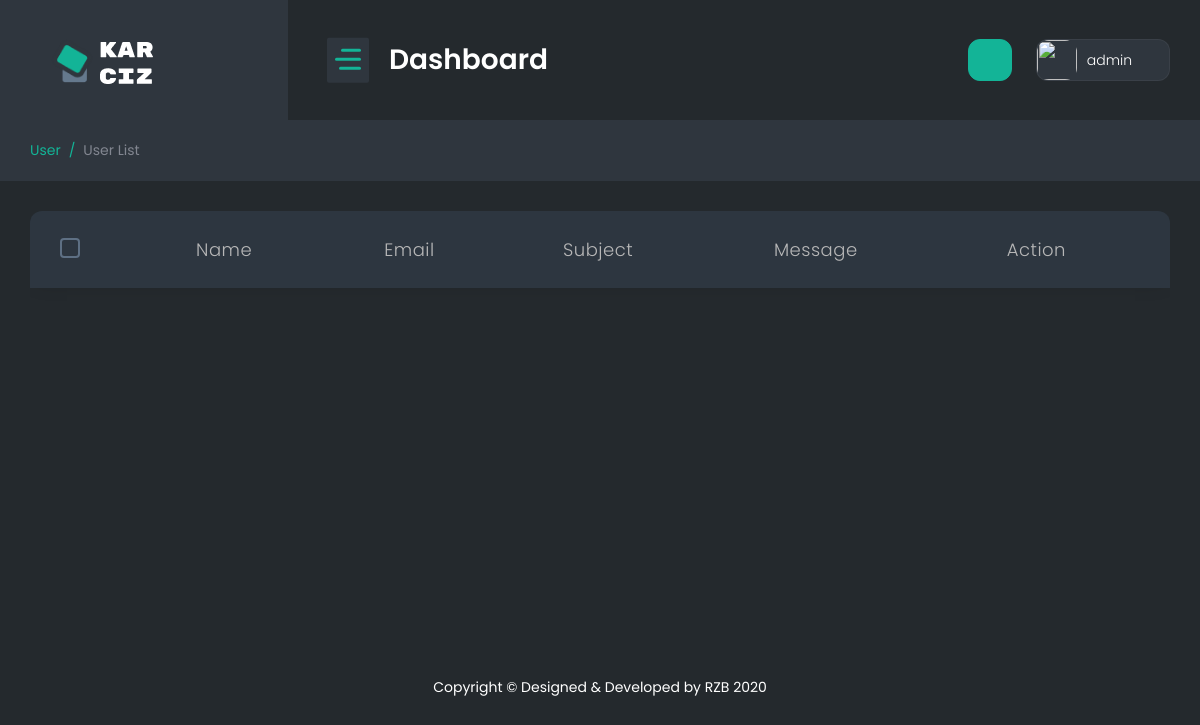
The app's page /superadmincontact (signed in), older data.
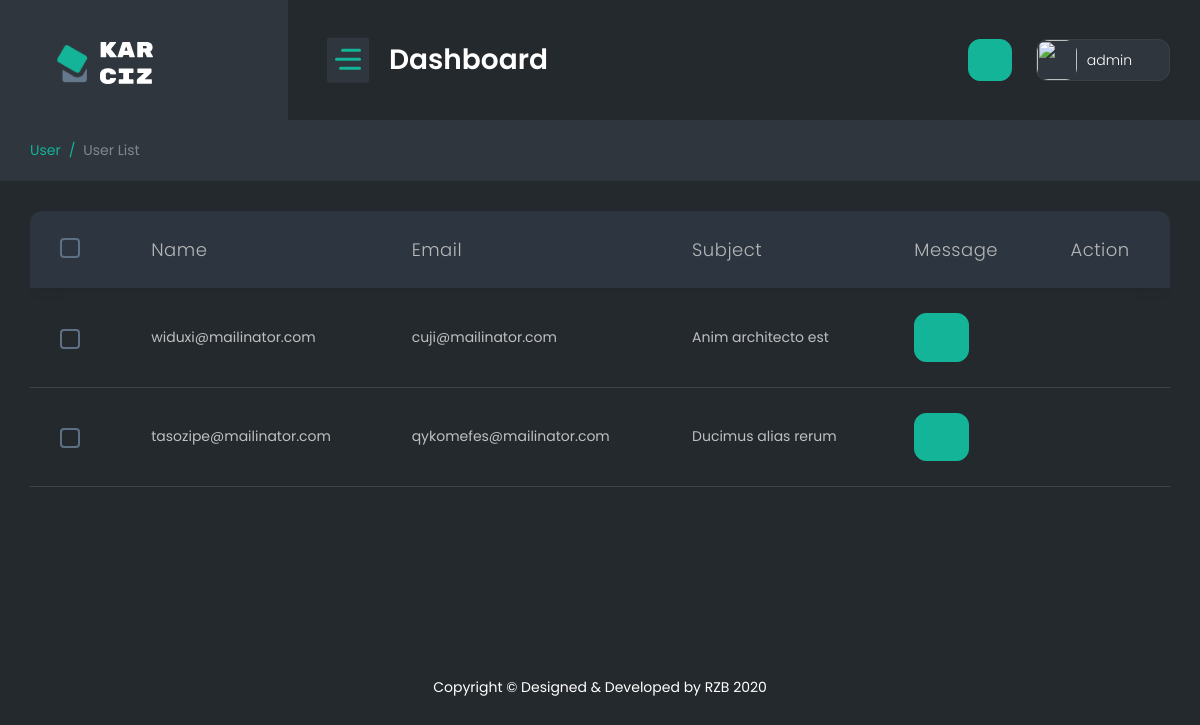
The same page, newer data.
### webapp/models.py (models this page shows, shortened)
class contact_us(models.Model):
    contact_id= models.AutoField(primary_key=True)
    contact_name= models.CharField(max_length=100)
    contact_email= models.EmailField(max_length=100)
    contact_subject=models.CharField(max_length=100)
    contact_comment= models.TextField(max_length=1000)
    contact_date= models.DateField(auto_now_add=True, null=True)

### webapp/views.py (the view)
# urls.py: path('superadmincontact',superadmincontact.as_view(),name="superadmincontact"),
class superadmincontact(View):
    def get(self,request):
        if not request.session.has_key('adminid'):
            return redirect("/superadminlogin")
        try:
            data = contact_us.objects.all()
            return render(request ,'superadmin/contact.html',{'data':data})
        except:
            return redirect("/superadminevent")

### templates/superadmin/contact.html (shortened to what this page needs)
{% extends "superadmin/base.html" %}
{% block body %}
<div class="container-fluid">
    <div class="page-titles">
        <ol class="breadcrumb">
            <li class="breadcrumb-item active"><a href="javascript:void(0)">User</a></li>
            <li class="breadcrumb-item"><a href="javascript:void(0)">User List</a></li>
        </ol>
    </div>
    <div class="row">
        <div class="col-lg-12">
            <div class="table-responsive">
                <table id="example-5" class="table display mb-4  fs-14">
                    <thead>
                        <tr>
                            <th>
                                <div class="checkbox mr-0 align-self-center">
                                    <div class="custom-control custom-checkbox ">
                                    </div>
                                </div>
                            </th>
                            <th> Name</th>
                            <th>email</th>
                            <th>subject</th>
                            <th>message</th>
                            <th>action</th>
                        </tr>
                    </thead>
                    <tbody>
                        {% for d in data %}
                        <tr>
                            <td>
                                <div class="checkbox mr-0 align-self-center">
                                    <div class="custom-control custom-checkbox ">
                                    </div>
                                </div>
                            </td>
                            <td>{{d.contact_name}}</td>
                            <td>{{d.contact_email}}</td>
                            <td>{{d.contact_subject}}</td>
                            <td><button onclick="viewmsg(`{{d.contact_comment}}`)" class="btn btn-primary"  data-toggle="modal" data-target="#exampleModalLong"><i class="fa fa-eye fa-2x"></i></button></td>
                            <td>
                                <div class="d-flex">
                                    <a href="superadmindelevent/{{d.pk}}"  class="ml-4">
                                        <i class="fa fa-trash fa-2x" aria-hidden="true"></i>
                                    </a>
                                </div>
                            </td>
                        </tr>
                        {% endfor %}
                    </tbody>
                </table>
            </div>
        </div>
    </div>
</div>
{% endblock body %}

### templates/superadmin/base.html (shortened to what this page needs)
{% load static %}
<!DOCTYPE html>
<html lang="en">
<head>
    <link href="{% static '' %}public/vendor/bootstrap-select/dist/css/bootstrap-select.min.css" rel="stylesheet"
        type="text/css" />
    <link href="{% static '' %}public/vendor/owl-carousel/owl.carousel.css" rel="stylesheet" type="text/css" />
    <link href="https://cdn.lineicons.com/2.0/LineIcons.css" rel="stylesheet" type="text/css" />
    <link href="{% static '' %}public/css/style.css" rel="stylesheet" type="text/css" />
</head>
<body>
    <div id="main-wrapper">
        <div class="nav-header">
            <a href="/superadmin" class="brand-logo">
                <img class="logo-abbr" src="{% static '' %}public/images/logo.png" alt="">
                <img class="brand-title" src="{% static '' %}public/images/logo-text.png" alt="">
            </a>
            <div class="nav-control">
                <div class="hamburger">
                    <span class="line"></span><span class="line"></span><span class="line"></span>
                </div>
            </div>
        </div>
        <div class="header">
            <div class="header-content">
                <nav class="navbar navbar-expand">
                    <div class="collapse navbar-collapse justify-content-between">
                        <div class="header-left">
                            <div class="dashboard_bar">
                                Dashboard </div>
                        </div>
                        <ul class="navbar-nav header-right">
                            <li class="nav-item">
                                <a class="btn btn-primary  d-md-block d-none" href="#">
                                    <i class="fa fa-cog scale5" aria-hidden="true"></i>
                                </a>
                            </li>
                            <li class="nav-item dropdown header-profile">
                                <a class="nav-link" href="javascript:;" role="button" data-toggle="dropdown">
                                    <img src="{{request.session.adminimg}}" width="20" alt="" />
                                    <div class="header-info">
                                        <span>{{request.session.adminname}}<i class="fa fa-caret-down ml-3" aria-hidden="true"></i></span>
                                    </div>
                                </a>
                            </li>
                        </ul>
                    </div>
                </nav>
            </div>
        </div>
        <div class="content-body">
            {% block body %}
            {% endblock body %}
        </div>
        <div class="footer">
            <div class="copyright">
                <p>Copyright © Designed &amp; Developed by RZB</a> 2020</p>
            </div>
        </div>
    </div>
</body>
</html>

Row changes from the older to the newer data that the page shows:
added contact_us: contact_name "widuxi@mailinator.com", contact_email "cuji@mailinator.com", contact_subject "Anim architecto est"
added contact_us: contact_name "tasozipe@mailinator.com", contact_email "qykomefes@mailinator.com", contact_subject "Ducimus alias rerum"
